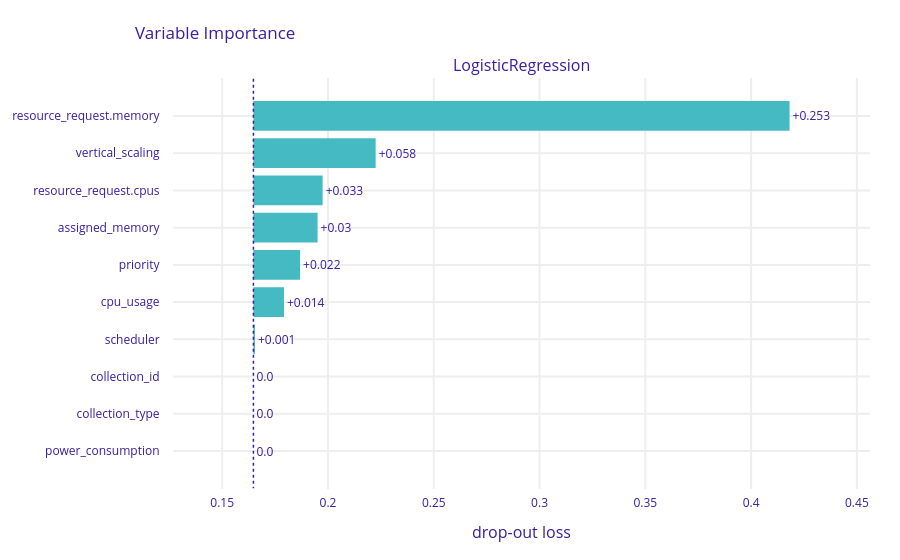

Notebook code cell kept with this figure:
### Code cell
explanation_LR_train = exp_LR_train.model_parts()
explanation_LR_train.result
explanation_LR_train.plot()

### Figure 1 — Plotly figure (JSON) as saved in the notebook; plotly's stock layout.template omitted (floating-point values rounded to 4 significant figures)
{"data": [{"base": 0.1648, "hoverinfo": "text", "hoverlabel": {"bgcolor": "rgba(0, 0, 0, 0.8)"}, "hovertext": ["Model: LogisticRegression loss after<br>variable: resource_request.memory is permuted: 0.418<br>Drop-out loss change: +0.253", "Model: LogisticRegression loss after<br>variable: vertical_scaling is permuted: 0.223<br>Drop-out loss change: +0.058", "Model: LogisticRegression loss after<br>variable: resource_request.cpus is permuted: 0.197<br>Drop-out loss change: +0.033", "Model: LogisticRegression loss after<br>variable: assigned_memory is permuted: 0.195<br>Drop-out loss change: +0.03", "Model: LogisticRegression loss after<br>variable: priority is permuted: 0.187<br>Drop-out loss change: +0.022", "Model: LogisticRegression loss after<br>variable: cpu_usage is permuted: 0.179<br>Drop-out loss change: +0.014", "Model: LogisticRegression loss after<br>variable: scheduler is permuted: 0.165<br>Drop-out loss change: +0.001", "Model: LogisticRegression loss after<br>variable: collection_id is permuted: 0.165<br>Drop-out loss change: -0.0", "Model: LogisticRegression loss after<br>variable: collection_type is permuted: 0.165<br>Drop-out loss change: -0.0", "Model: LogisticRegression loss after<br>variable: power_consumption is permuted: 0.165<br>Drop-out loss change: -0.0"], "marker": {"color": "#46bac2"}, "orientation": "h", "showlegend": false, "text": ["+0.253", "+0.058", "+0.033", "+0.03", "+0.022", "+0.014", "+0.001", "0.0", "0.0", "0.0"], "textposition": "outside", "type": "bar", "x": [0.2534, 0.05778, 0.03271, 0.03033, 0.02205, 0.01444, 0.0007229, 0, 0, 0], "xaxis": "x", "y": ["resource_request.memory", "vertical_scaling", "resource_request.cpus", "assigned_memory", "priority", "cpu_usage", "scheduler", "collection_id", "collection_type", "power_consumption"], "yaxis": "y"}], "layout": {"annotations": [{"font": {"size": 16}, "showarrow": false, "text": "LogisticRegression", "x": 0.5, "xanchor": "center", "xref": "paper", "y": 1, "yanchor": "bottom", "yref": "paper"}, {"font": {"size": 16}, "showarrow": false, "text": "drop-out loss", "x": 0.5, "xanchor": "center", "xref": "paper", "y": 0, "yanchor": "top", "yref": "paper", "yshift": -30}], "autosize": true, "font": {"color": "#371ea3"}, "margin": {"b": 71, "r": 30, "t": 78}, "shapes": [{"line": {"color": "#371ea3", "dash": "dot", "width": 1.5}, "type": "line", "x0": 0.1648, "x1": 0.1648, "xref": "x", "y0": -1, "y1": 10, "yref": "y"}], "title": {"text": "Variable Importance", "x": 0.15}, "xaxis": {"anchor": "y", "automargin": true, "domain": [0, 1], "fixedrange": true, "gridwidth": 2, "range": [0.1267, 0.4562], "tickcolor": "white", "ticklen": 3, "ticks": "outside", "type": "linear", "zeroline": false}, "yaxis": {"anchor": "x", "automargin": true, "autorange": true, "domain": [0, 1], "fixedrange": true, "gridwidth": 2, "range": [10.04, -1.035], "tickcolor": "white", "ticklen": 10, "ticks": "outside", "type": "category"}}}
